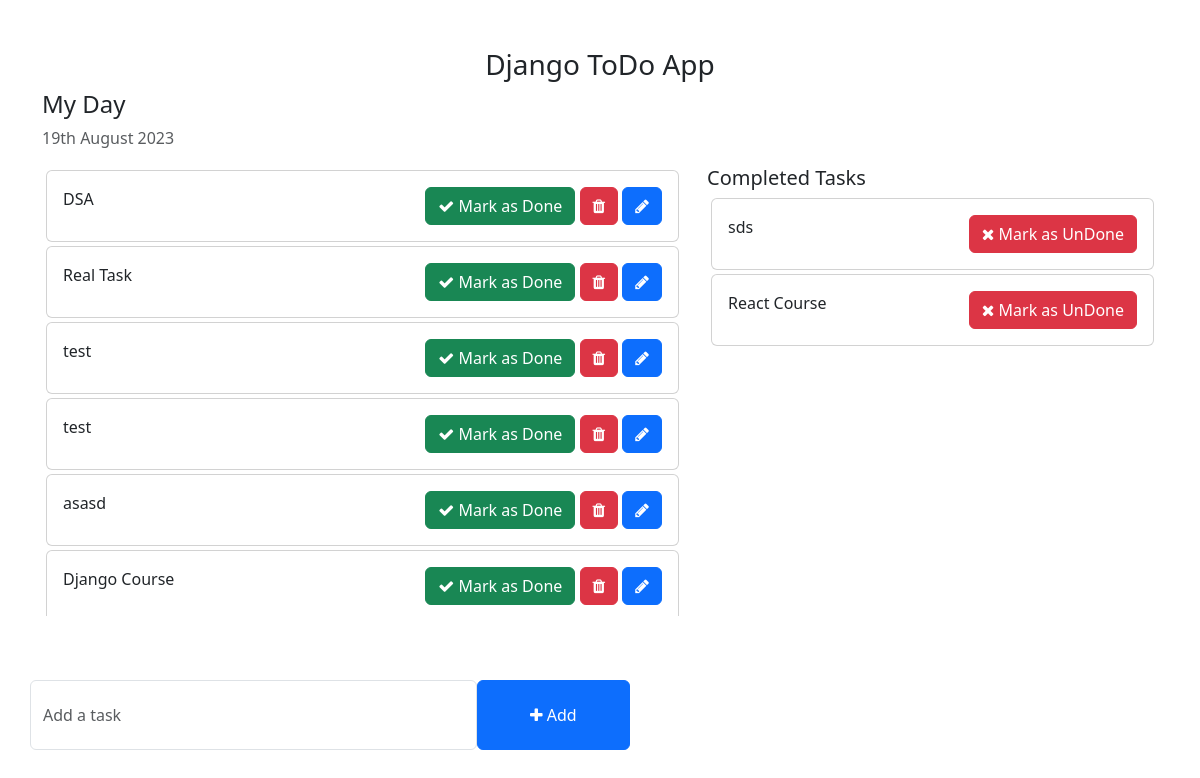
Before: / with the older database file.
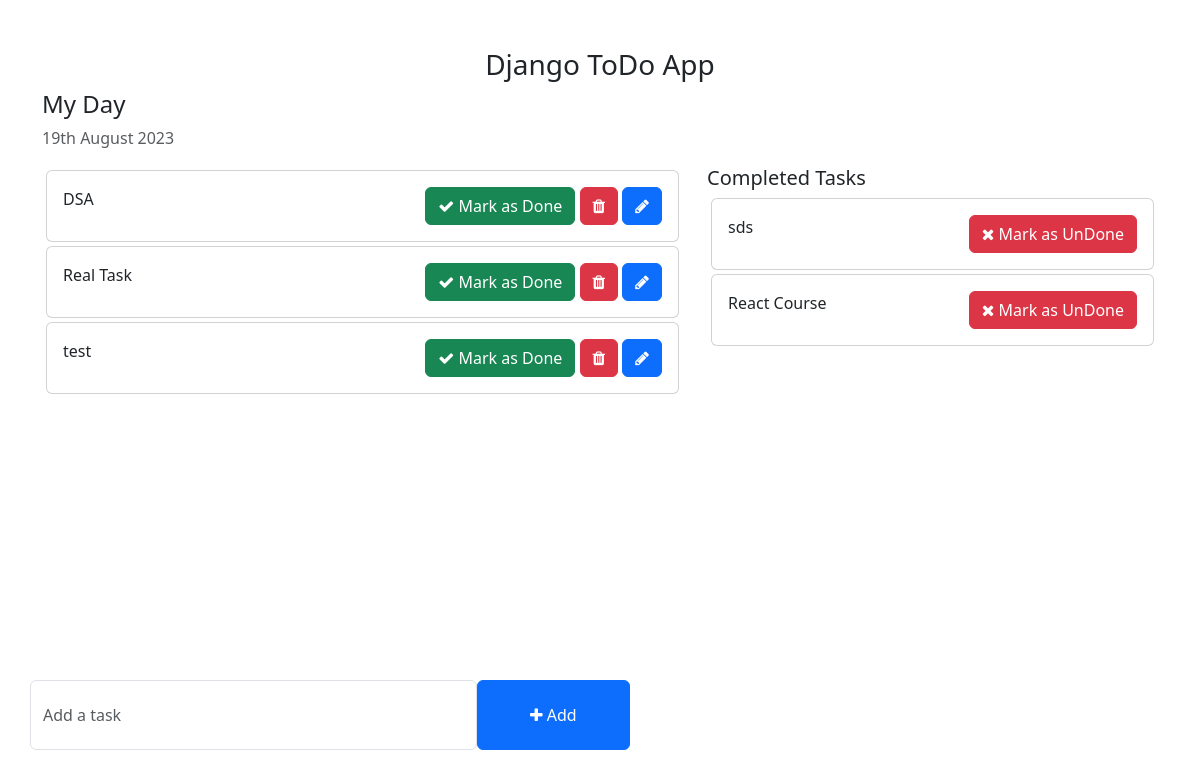
After: the same page with the newer database file.
### todo_task/models.py (models this page shows)
class Task(models.Model):
    task = models.CharField(max_length=250)
    is_completed = models.BooleanField(default=False)
    created_at = models.DateField(auto_now_add=True)
    updated_at = models.DateField(auto_now=True)
    def __str__(self):
        return self.task

### ToDo/views.py (the view)
# urls.py: 2. Add a URL to urlpatterns:  path('', views.home, name='home')
def home(request):
    tasks = Task.objects.filter(is_completed=False).order_by('-updated_at')
    completed_tasks = Task.objects.filter(is_completed=True).order_by('-updated_at')
    context = {
        'tasks' : tasks,
        'completed_tasks':completed_tasks
    }
    print (tasks)
    return render(request, 'HomePage.html', context)

### templates/HomePage.html (shortened to what this page needs)
<!DOCTYPE html>
<html lang="en">
  <head>
    <link
      href="https://cdn.jsdelivr.net/npm/bootstrap@5.3.0-alpha1/dist/css/bootstrap.min.css"
      rel="stylesheet"
    />
    <link
      rel="stylesheet"
      href="https://cdnjs.cloudflare.com/ajax/libs/font-awesome/4.7.0/css/font-awesome.min.css"
    />
  </head>
  <body>
    <div class="container">
      <h3 class="pt-5 text-center">Django ToDo App</h3>
      <div class="row">
        <h4>My Day</h4>
        <p class="text-muted">{% now "jS F Y" %}</p>
        <div class="col-md-7 col-lg-7" style="height: 450px; overflow: scroll">
          {%for task in tasks%}
          <div class="card m-1">
            <div class="card-body">
              {{task.task}}
              <span style="position: relative; float: right">
                <a
                  href="{%url 'mark_as_done' task.pk %}"
                  class="btn btn-success"
                  ><i class="fa fa-check"></i> Mark as Done</a
                >
                <a href="{% url 'delete_task' task.pk%}" class="btn btn-danger"
                  ><i class="fa fa-trash"></i
                ></a>
                <a href="{% url 'edit_task' task.pk %}" class="btn btn-primary"
                  ><i class="fa fa-pencil"></i
                ></a>
              </span>
            </div>
          </div>
          {%endfor%}
        </div>
        <div class="col-md-5 col-lg-5">
          <h5>Completed Tasks</h5>
          {% for task in completed_tasks %}
          <div class="card m-1">
            <div class="card-body">
              {{task.task}}
              <span style="position: relative; float: right">
                <a
                  href="{%url 'mark_as_undone' task.pk %}"
                  class="btn btn-danger"
                  ><i class="fa fa-close"></i> Mark as UnDone</a
                >
              </span>
            </div>
          </div>
          {% endfor %}
        </div>
      </div>
      <div class="row">
        <div
          class="col-md-6 col-lg-6 p-0"
          style="position: absolute; bottom: 50px"
        >
          <form action="{% url 'addTask' %}" method="POST">
            <div class="form-group">
              <span style="display: flex">
                <input
                  type="text"
                  name="task"
                  class="form-control"
                  placeholder="Add a task"
                />
                <button
                  type="submit"
                  class="btn btn-primary"
                  style="width: 200px"
                >
                  <i class="fa fa-plus"></i> Add
                </button>
              </span>
            </div>
          </form>
        </div>
      </div>
    </div>
  </body>
</html>

Changed rows visible on the page:
removed Task: task "test", shown under "My Day"
removed Task: task "asasd", shown under "My Day"
removed Task: task "Django Course", shown under "My Day"
